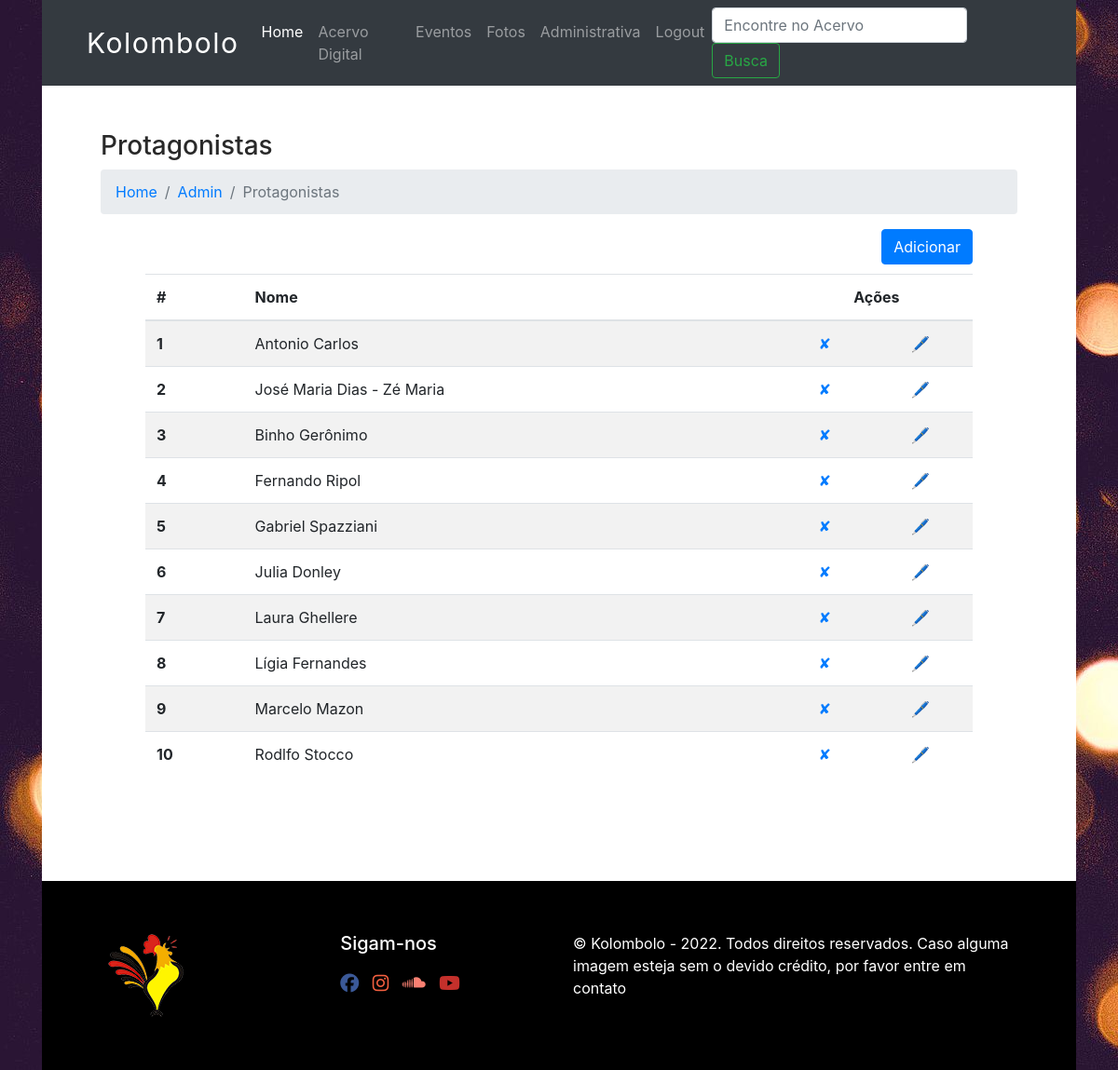
Page /protagonista-admin (signed in) on the earlier database version.
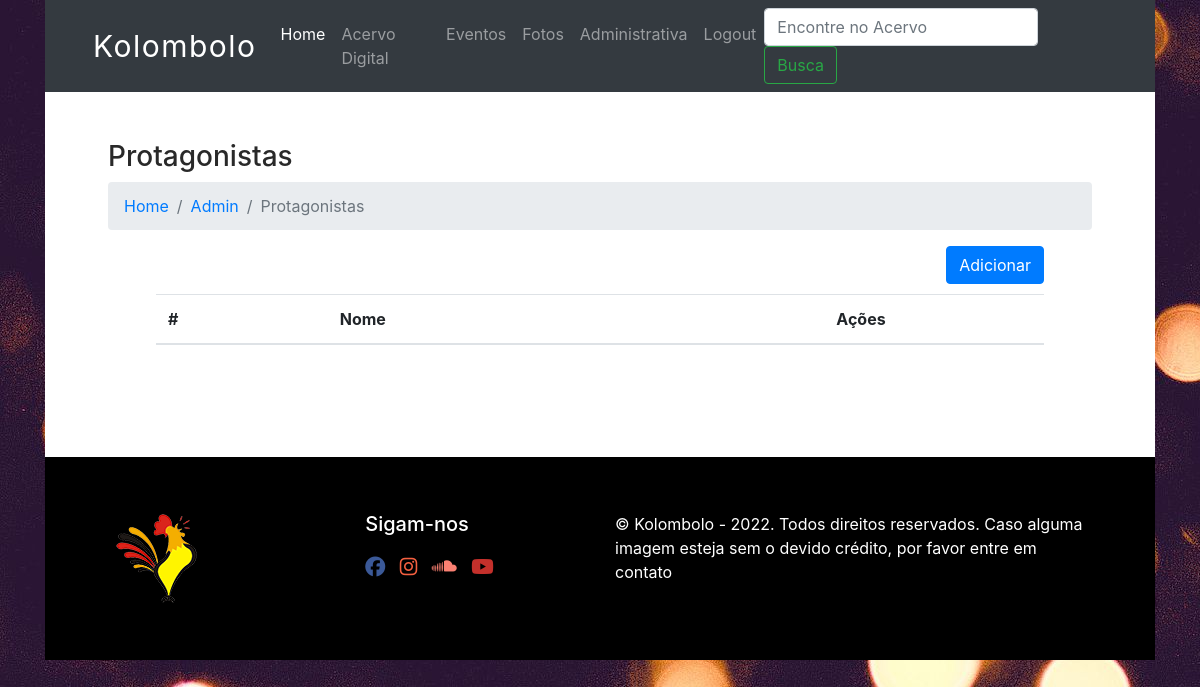
Same page on the later database version.
### database.py (models this page shows, shortened)
class Protagonista(Base):
    __tablename__='protagonista'
    id=Column(Integer(), primary_key=True, autoincrement=True)
    name=Column(String(80), nullable=False, unique=True)

### app.py (the view)
@app.route('/protagonista-admin')
@login_required
def protagonista_admin():
    protagonistas = local_session.query(Protagonista).all()
    return render_template("protagonista_admin.html", current_user=current_user, protagonistas=protagonistas)

### app.py (called while the page is built)
@login_manager.user_loader
def load_user(user_id):
    return local_session.query(User).get(int(user_id))

### templates/protagonista_admin.html (shortened to what this page needs)
{% extends "base.html" %}
{% block content %}
<div class="container px-5">
    <h3>Protagonistas</h3>
    <nav aria-label="breadcrumb">
      <ol class="breadcrumb">
        <li class="breadcrumb-item"><a href="/">Home</a></li>
        <li class="breadcrumb-item"><a href="/admin">Admin</a></li>
        <li class="breadcrumb-item active" aria-current="page">Protagonistas</li>
      </ol>
    </nav>
    <div class="container pr-5">
        <a class="btn btn-primary float-right" href="{{url_for('protagonista')}}">Adicionar</a>
    </div>
    <div class="container p-5">
        <table class="table table-striped">
            <thead>
              <tr>
                <th scope="col">#</th>
                <th scope="col">Nome</th>
                <th  class="text-center" colspan="2" scope="col">Ações</th>
              </tr>
            </thead>
            <tbody>
                {% for protagonista in protagonistas %}
                    <tr>
                        <th scope="row">{{ protagonista.id }}</th>
                        <td>{{ protagonista.name }}</td>
                        <td class="text-center"><a href="{{url_for('delete_protagonista', protagonista_id=protagonista.id) }}">✘</a></td>
                        <td class="text-center"><a href="{{url_for('edit_protagonista', protagonista_id=protagonista.id)}}">🖊</a></td>
                    </tr>
                {% endfor %}
            </tbody>
          </table>
    </div>
  </div>
{% endblock %}

### templates/base.html (shortened to what this page needs)
<!DOCTYPE html>
<html lang="en">
  <head>
    <link rel="stylesheet" href="https://cdn.jsdelivr.net/npm/bootstrap@4.6.1/dist/css/bootstrap.min.css">
    <link rel="stylesheet" href="../static/css/styles.css" />
  </head>
  <body>
    <div class="container">
      <nav class="navbar navbar-expand-lg navbar-dark bg-dark px-5">
        <a class="navbar-brand" href="/">Kolombolo</a>
        <div class="collapse navbar-collapse" id="navbarSupportedContent">
          <ul class="navbar-nav mx-auto">
            <li class="nav-item active">
              <a class="nav-link" href="/"
                >Home <span class="sr-only">(current)</span></a>
            </li>
            <li class="nav-item">
              <a class="nav-link" href="#">Acervo Digital</a>
            </li>
            <li class="nav-item">
              <a class="nav-link" href="#">Eventos</a>
            </li>
            <li class="nav-item">
              <a class="nav-link" href="#">Fotos</a>
            </li>
              {% if current_user.is_authenticated %}
              <li class="nav-item">
                <a class="nav-link" href="/admin">Administrativa</a>
              </li>
              {% endif %}
            <li class="nav-item">
              {% if current_user.is_authenticated %}
                <a class="nav-link" href="/logout">Logout</a>
              {% else %}
              <a class="nav-link" href="/login">Login</a>
              {% endif %}
            </li>
          </ul>
          <form class="form-inline my-2 my-lg-0">
            <input
              class="form-control mr-sm-2"
              type="search"
              placeholder="Encontre no Acervo"
              aria-label="Busca"
            />
            <button class="btn btn-outline-success my-2 my-sm-0" type="submit">
              Busca
            </button>
          </form>
        </div>
      </nav>
      <div class="container bg-white py-5">
        {% block content %}{% endblock %}
      </div>
      <footer id="footer">
        <div class="container">
          <div class="row">
            <div class="col-md-3">
              <a href="#"
                ><img
                  src="{{url_for('static', filename='assets/image/logo_footer.png')}}"
                  alt="logo"
              /></a>
            </div>
            <div class="col-md-3">
              <h5>Sigam-nos</h5>
              <ul>
                <li class="social-facebook">
                  <a
                    href="https://pt-br.facebook.com/kolombolosp"
                    target="_blank"
                    ><i class="fab fa-facebook fa-lg"></i
                  ></a>
                </li>
                <li class="social-instagram">
                  <a
                    href="https://www.instagram.com/kolombolosp/"
                    target="_blank"
                    ><i class="fab fa-instagram fa-lg"></i
                  ></a>
                </li>
                <li class="social-soundcloud">
                  <a
                    href="https://soundcloud.com/kolombolo-di-piratininga"
                    target="_blank"
                    ><i class="fab fa-soundcloud fa-lg"></i
                  ></a>
                </li>
                <li class="social-youtube">
                  <a href="http://www.youtube.com/kolombolosp" target="_blank"
                    ><i class="fab fa-youtube fa-lg"></i
                  ></a>
                </li>
              </ul>
            </div>
            <div class="col-md-6">
              © Kolombolo - 2022. Todos direitos reservados. Caso alguma imagem
              esteja sem o devido crédito, por favor entre em contato
            </div>
          </div>
        </div>
      </footer>
    </div>
  </body>
</html>

### static/css/styles.css (style rules this page uses)
body { background-image: url("../assets/image/fundo_01.jpg"); color:#292929; }
.navbar-brand { font-size: 30px; color: white; letter-spacing: 1.5px; }
#footer { background-color: black; padding: 5%; color: white; }
#footer ul { list-style-type: none; padding: 10px 0; }
#footer li { display: inline; padding: 0 10px 0 0; }
.fa-instagram { color: #F56040; }
.fa-soundcloud { color: salmon; }
.fa-facebook { color: #3B5998; }
.fa-youtube { color: #C4302B; }

Differences in the rows shown:
removed Protagonista: id "1", name "Antonio Carlos"
removed Protagonista: id "2", name "José Maria Dias - Zé Maria"
removed Protagonista: id "3", name "Binho Gerônimo"
removed Protagonista: id "4", name "Fernando Ripol"
removed Protagonista: id "5", name "Gabriel Spazziani"
removed Protagonista: id "6", name "Julia Donley"
removed Protagonista: id "7", name "Laura Ghellere"
removed Protagonista: id "8", name "Lígia Fernandes"
removed Protagonista: id "9", name "Marcelo Mazon"
removed Protagonista: id "10", name "Rodlfo Stocco"
